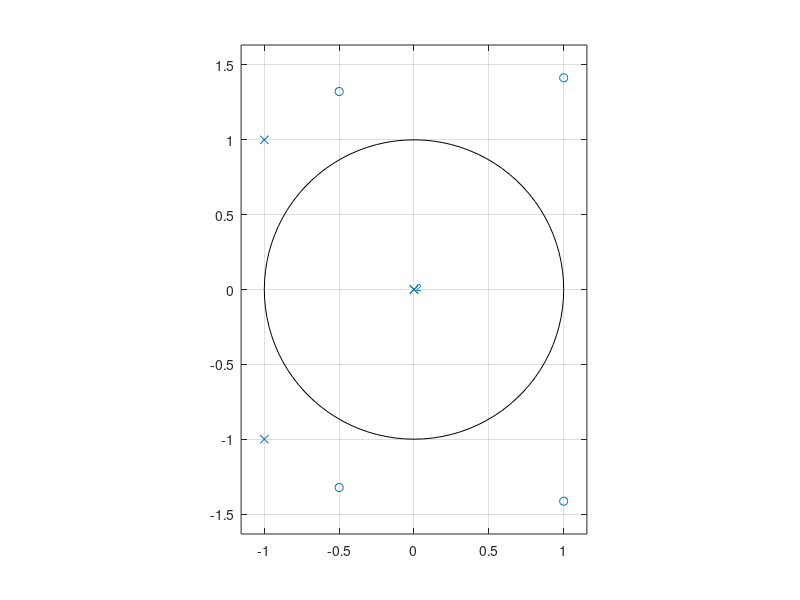
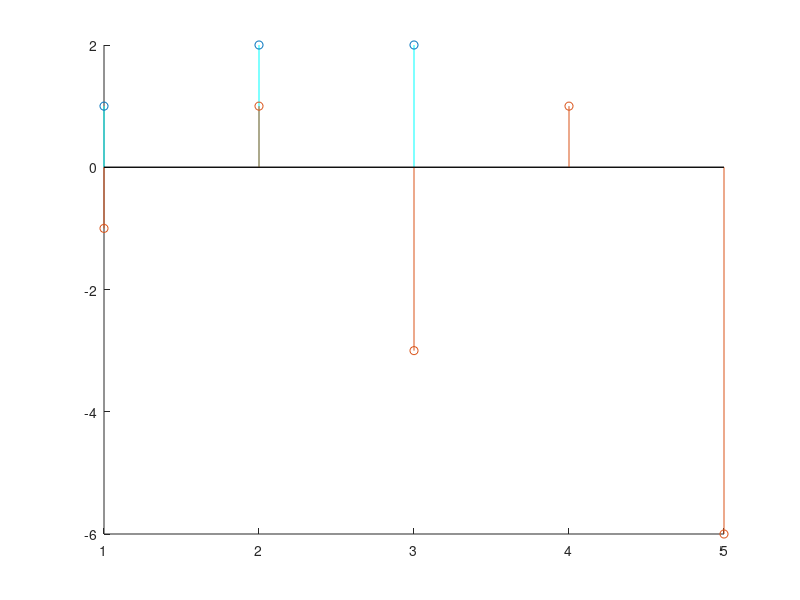

Reproduce these figures in MATLAB, in order.
% Tecnologico de Costa Rica
% Escuela de Ingenieria Electronica
% El-5805 Procesamiento Digital de Señales

% This Octave File solves the
% problems given for the Course
% Digital Signal Processing

pkg load signal;

w = -pi:0.01:pi;
j = sqrt(-1);

zplane([-1 1 -3 1 -6], [1 2 2]);

figure('name', 'Exercise #11 - Digital Signal Processing');
y = [-1 1 -3 1 -6];
x = [1 2 2];

hold on;
stem(x, 'Color', 'cyan');
stem(y);
hold off;